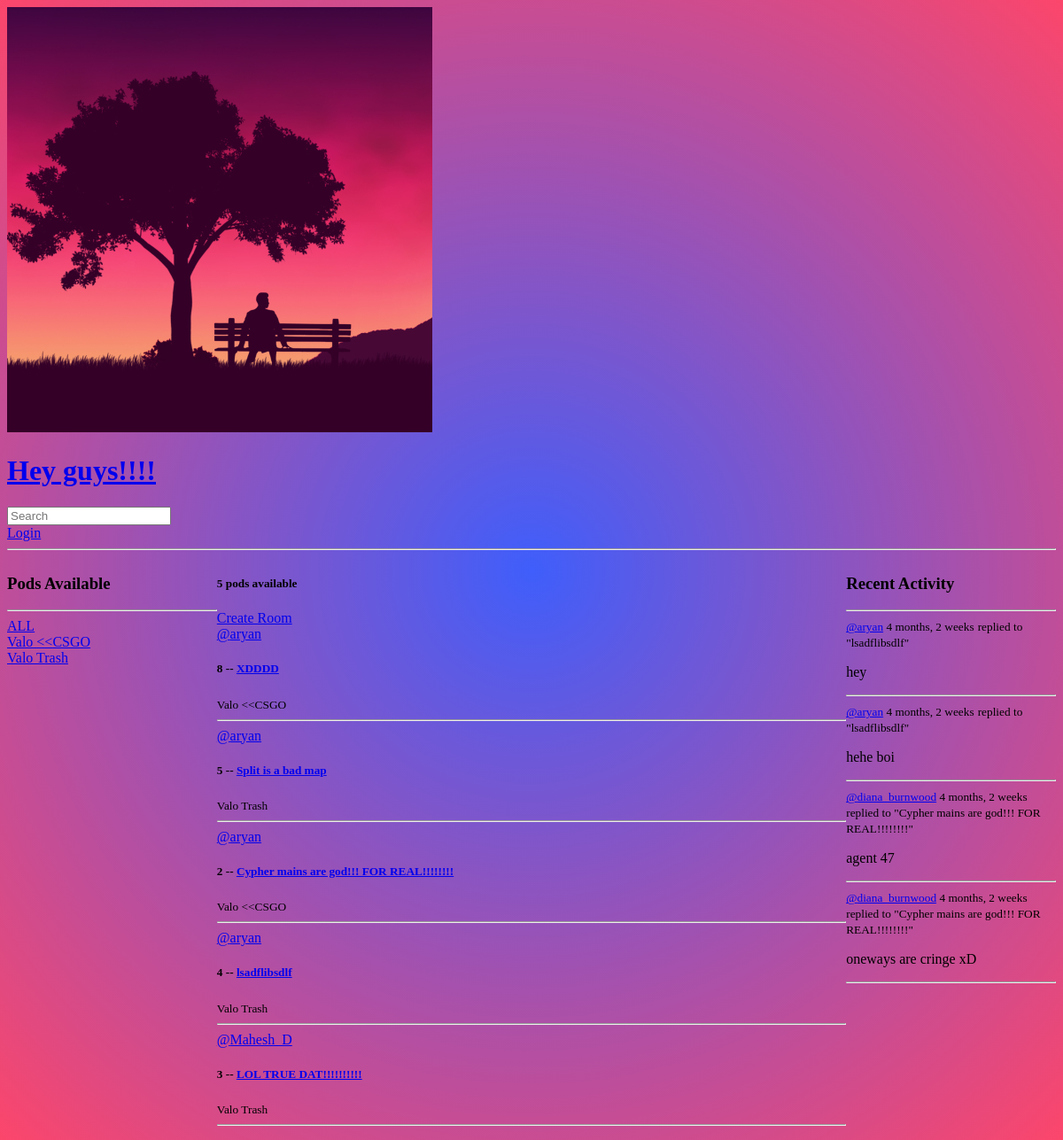
The app's page /, older data.
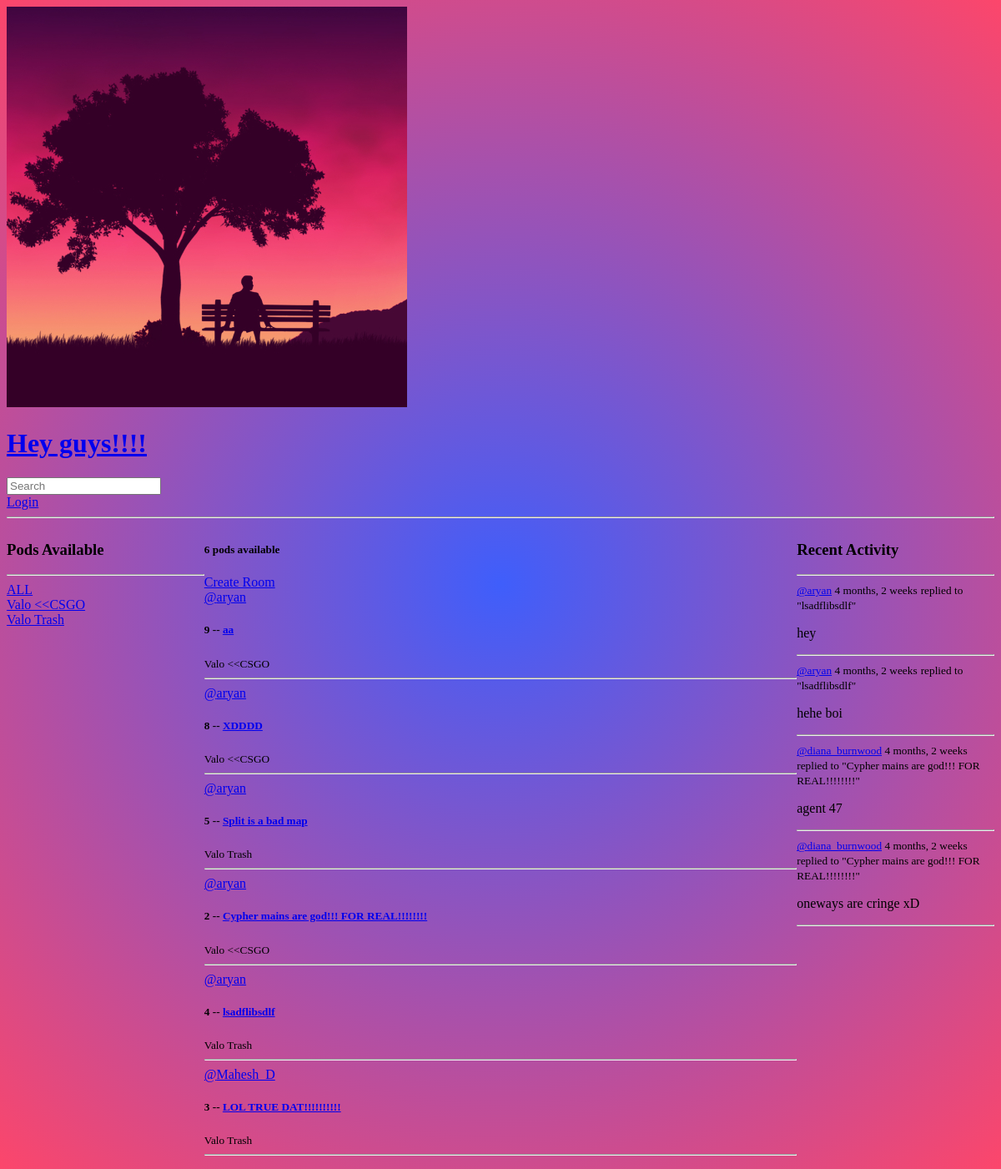
The same page, newer data.
### basicapp/models.py (models this page shows, shortened)
class Topic(models.Model):
    name = models.CharField(max_length = 200)

class Room(models.Model):
    host = models.ForeignKey(User, on_delete = models.SET_NULL, null = True)
    topic = models.ForeignKey(Topic, on_delete = models.SET_NULL, null = True)
    name = models.CharField(max_length = 200)
    desc = models.TextField(null = True, blank = True)
    participants = models.ManyToManyField(User, related_name = 'participants', blank = True)
    updated = models.DateTimeField(auto_now = True)
    created = models.DateTimeField(auto_now_add = True)
    class Meta:
        ordering = ['-updated', '-created']
    def __str__(self):
        return self.name

class Message(models.Model):
    user = models.ForeignKey(User, on_delete = models.CASCADE)
    room = models.ForeignKey(Room, on_delete = models.CASCADE)
    body = models.TextField()
    updated = models.DateTimeField(auto_now = True)
    created = models.DateTimeField(auto_now_add = True)
    class Meta:
        ordering = ['-updated', '-created']
    def __str__(self):
        return self.body[0 : 50]

### basicapp/views.py (the view)
# urls.py: 2. Add a URL to urlpatterns:  path('', views.home, name='home')
def home(request):
    q = request.GET.get('q') if request.GET.get('q') != None else ''
    rooms = Room.objects.filter(
        Q(topic__name__icontains = q) |
        Q(name__icontains = q) |
        Q(desc__icontains = q)
    )
    topics = Topic.objects.all()
    room_count = rooms.count()
    room_messages = Message.objects.filter(Q(room__topic__name__icontains = q))
    context = {'rooms' : rooms, 'topics': topics, 'room_count' : room_count, 'room_messages': room_messages}
    return render(request, 'basicapp/home.html', context)

### basicapp/templates/basicapp/home.html (shortened to what this page needs)
{% extends 'main.html' %}
{% block content %}
<div class="home-container">
    <div class="sidebar">
        {% include 'basicapp/topic_comp.html' %}
    </div>
    <div>
            {% if room_count == 1 %}
                <h5>{{room_count}} pod available</h5>
            {% else %}
                <h5>{{room_count}} pods available</h5>
            {% endif %}
        <a href="{% url 'create-room' %}">Create Room</a>
        {% include 'basicapp/feed_comp.html' %}
    </div>
    <div>
        {% include 'basicapp/activity_comp.html' %}
    </div>
</div>
{% endblock content %}

### basicapp/templates/basicapp/topic_comp.html
<h3>Pods Available</h3>
        <hr>
        <div>
            <a href="{% url 'home' %}">ALL</a>
        </div>
        {% for topic in topics %}
            <div>
                <a href="{% url 'home' %}?q={{topic.name}}">{{topic.name}}</a>
            </div>
        {% endfor %}

### basicapp/templates/basicapp/feed_comp.html (shortened to what this page needs)
<div>
    {% for room in rooms %}
        <div>
            <a href="{% url 'profile' room.host.id %}">@{{room.host.username}}</a>
            <h5>{{room.id}} -- <a href = "{% url 'room' room.id%}">{{room.name}}</a></h5>
            <small>{{room.topic.name}}</small>
            <hr>
        </div>
    {% endfor %}
</div>

### basicapp/templates/basicapp/activity_comp.html (shortened to what this page needs)
<h3>Recent Activity</h3>
        <hr>
        {% for message in room_messages %}
            <div>
                <small><a href="{% url 'profile' message.user.id %}">@{{message.user}}</a>  {{message.created | timesince}}</small>
                <small>replied to "{{message.room}}"</small>
                <p>{{message}}</p>
                <hr>
            </div>
        {% endfor %}

Row changes from the older to the newer data that the page shows:
added Room: host.username "aryan", id "9", name "aa", topic.name "Valo <<CSGO"
Text that changed along with them:
{{ room_count }}: "5" → "6"
